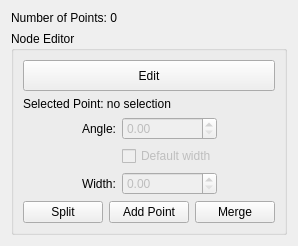
<?xml version="1.0" encoding="UTF-8"?>
<ui version="4.0">
 <class>SplinePanel</class>
 <widget class="QWidget" name="SplinePanel">
  <property name="geometry">
   <rect>
    <x>0</x>
    <y>0</y>
    <width>296</width>
    <height>244</height>
   </rect>
  </property>
  <layout class="QVBoxLayout" name="verticalLayout_2">
   <item>
    <widget class="QLabel" name="numberOfPointsLabel">
     <property name="text">
      <string>Number of Points: 0</string>
     </property>
     <property name="alignment">
      <set>Qt::AlignLeading|Qt::AlignLeft|Qt::AlignTop</set>
     </property>
    </widget>
   </item>
   <item>
    <widget class="QGroupBox" name="nodeEditorGroup">
     <property name="title">
      <string>Node Editor</string>
     </property>
     <layout class="QVBoxLayout" name="verticalLayout">
      <item>
       <widget class="QEditorToolButton" name="editSplineButton">
        <property name="minimumSize">
         <size>
          <width>0</width>
          <height>31</height>
         </size>
        </property>
        <property name="text">
         <string>Edit</string>
        </property>
       </widget>
      </item>
      <item>
       <widget class="QLabel" name="selectedPointLabel">
        <property name="text">
         <string>Selected Point: no selection</string>
        </property>
        <property name="alignment">
         <set>Qt::AlignLeading|Qt::AlignLeft|Qt::AlignTop</set>
        </property>
       </widget>
      </item>
      <item>
       <layout class="QHBoxLayout" name="horizontalLayout_2">
        <item>
         <spacer name="horizontalSpacer">
          <property name="orientation">
           <enum>Qt::Horizontal</enum>
          </property>
          <property name="sizeHint" stdset="0">
           <size>
            <width>40</width>
            <height>20</height>
           </size>
          </property>
         </spacer>
        </item>
        <item>
         <layout class="QFormLayout" name="formLayout">
          <property name="labelAlignment">
           <set>Qt::AlignRight|Qt::AlignTrailing|Qt::AlignVCenter</set>
          </property>
          <item row="0" column="0">
           <widget class="QLabel" name="angleLabel">
            <property name="sizePolicy">
             <sizepolicy hsizetype="Expanding" vsizetype="Preferred">
              <horstretch>0</horstretch>
              <verstretch>0</verstretch>
             </sizepolicy>
            </property>
            <property name="text">
             <string>Angle:</string>
            </property>
           </widget>
          </item>
          <item row="1" column="0">
           <widget class="QLabel" name="defaultWidthLabel">
            <property name="sizePolicy">
             <sizepolicy hsizetype="Expanding" vsizetype="Preferred">
              <horstretch>0</horstretch>
              <verstretch>0</verstretch>
             </sizepolicy>
            </property>
            <property name="text">
             <string/>
            </property>
           </widget>
          </item>
          <item row="1" column="1">
           <widget class="QCheckBox" name="defaultWidthCheck">
            <property name="enabled">
             <bool>false</bool>
            </property>
            <property name="text">
             <string>Default width</string>
            </property>
           </widget>
          </item>
          <item row="2" column="0">
           <widget class="QLabel" name="widthLabel">
            <property name="sizePolicy">
             <sizepolicy hsizetype="Expanding" vsizetype="Preferred">
              <horstretch>0</horstretch>
              <verstretch>0</verstretch>
             </sizepolicy>
            </property>
            <property name="text">
             <string>Width:</string>
            </property>
           </widget>
          </item>
          <item row="0" column="1">
           <widget class="QDoubleSpinBox" name="angleSpin">
            <property name="enabled">
             <bool>false</bool>
            </property>
            <property name="maximum">
             <double>359.990000000000009</double>
            </property>
            <property name="singleStep">
             <double>0.010000000000000</double>
            </property>
           </widget>
          </item>
          <item row="2" column="1">
           <widget class="QDoubleSpinBox" name="widthSpin">
            <property name="enabled">
             <bool>false</bool>
            </property>
            <property name="maximum">
             <double>99999.000000000000000</double>
            </property>
            <property name="singleStep">
             <double>0.010000000000000</double>
            </property>
           </widget>
          </item>
         </layout>
        </item>
        <item>
         <spacer name="horizontalSpacer_2">
          <property name="orientation">
           <enum>Qt::Horizontal</enum>
          </property>
          <property name="sizeHint" stdset="0">
           <size>
            <width>40</width>
            <height>20</height>
           </size>
          </property>
         </spacer>
        </item>
       </layout>
      </item>
      <item>
       <layout class="QHBoxLayout" name="horizontalLayout">
        <item>
         <widget class="QEditorToolButton" name="splitButton">
          <property name="text">
           <string>Split</string>
          </property>
         </widget>
        </item>
        <item>
         <widget class="QEditorToolButton" name="insertButton">
          <property name="text">
           <string>Add Point</string>
          </property>
         </widget>
        </item>
        <item>
         <widget class="QEditorToolButton" name="mergeButton">
          <property name="text">
           <string>Merge</string>
          </property>
         </widget>
        </item>
       </layout>
      </item>
     </layout>
    </widget>
   </item>
  </layout>
 </widget>
 <customwidgets>
  <customwidget>
   <class>QEditorToolButton</class>
   <extends>QPushButton</extends>
   <header>Controls/ToolButton.h</header>
  </customwidget>
 </customwidgets>
 <resources/>
 <connections/>
</ui>
